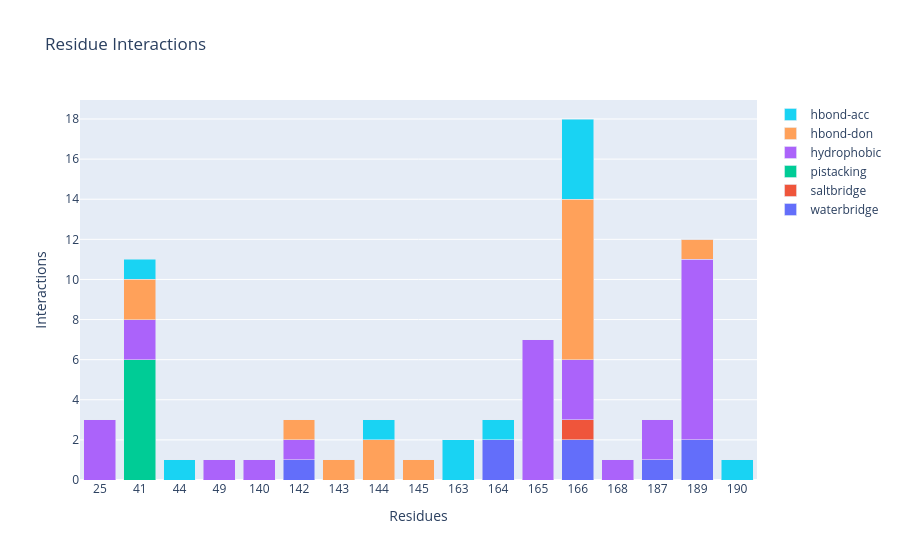

Notebook code for this chart:
### Markdown cell above
### Barplot

### Code cell
fingerprint_barplot(fp)

### Figure 1 — Plotly figure (JSON) as saved in the notebook; plotly's stock layout.template omitted (floating-point values rounded to 4 significant figures)
{"data": [{"name": "waterbridge", "type": "bar", "x": [25, 41, 44, 49, 140, 142, 143, 144, 145, 163, 164, 165, 166, 168, 187, 189, 190], "y": [0, 0, 0, 0, 0, 1, 0, 0, 0, 0, 2, 0, 2, 0, 1, 2, 0]}, {"name": "saltbridge", "type": "bar", "x": [25, 41, 44, 49, 140, 142, 143, 144, 145, 163, 164, 165, 166, 168, 187, 189, 190], "y": [0, 0, 0, 0, 0, 0, 0, 0, 0, 0, 0, 0, 1, 0, 0, 0, 0]}, {"name": "pistacking", "type": "bar", "x": [25, 41, 44, 49, 140, 142, 143, 144, 145, 163, 164, 165, 166, 168, 187, 189, 190], "y": [0, 6, 0, 0, 0, 0, 0, 0, 0, 0, 0, 0, 0, 0, 0, 0, 0]}, {"name": "hydrophobic", "type": "bar", "x": [25, 41, 44, 49, 140, 142, 143, 144, 145, 163, 164, 165, 166, 168, 187, 189, 190], "y": [3, 2, 0, 1, 1, 1, 0, 0, 0, 0, 0, 7, 3, 1, 2, 9, 0]}, {"name": "hbond-don", "type": "bar", "x": [25, 41, 44, 49, 140, 142, 143, 144, 145, 163, 164, 165, 166, 168, 187, 189, 190], "y": [0, 2, 0, 0, 0, 1, 1, 2, 1, 0, 0, 0, 8, 0, 0, 1, 0]}, {"name": "hbond-acc", "type": "bar", "x": [25, 41, 44, 49, 140, 142, 143, 144, 145, 163, 164, 165, 166, 168, 187, 189, 190], "y": [0, 1, 1, 0, 0, 0, 0, 1, 0, 2, 1, 0, 4, 0, 0, 0, 1]}], "layout": {"barmode": "stack", "title": {"text": "Residue Interactions"}, "xaxis": {"title": {"text": "Residues"}, "type": "category"}, "yaxis": {"title": {"text": "Interactions"}}}}
